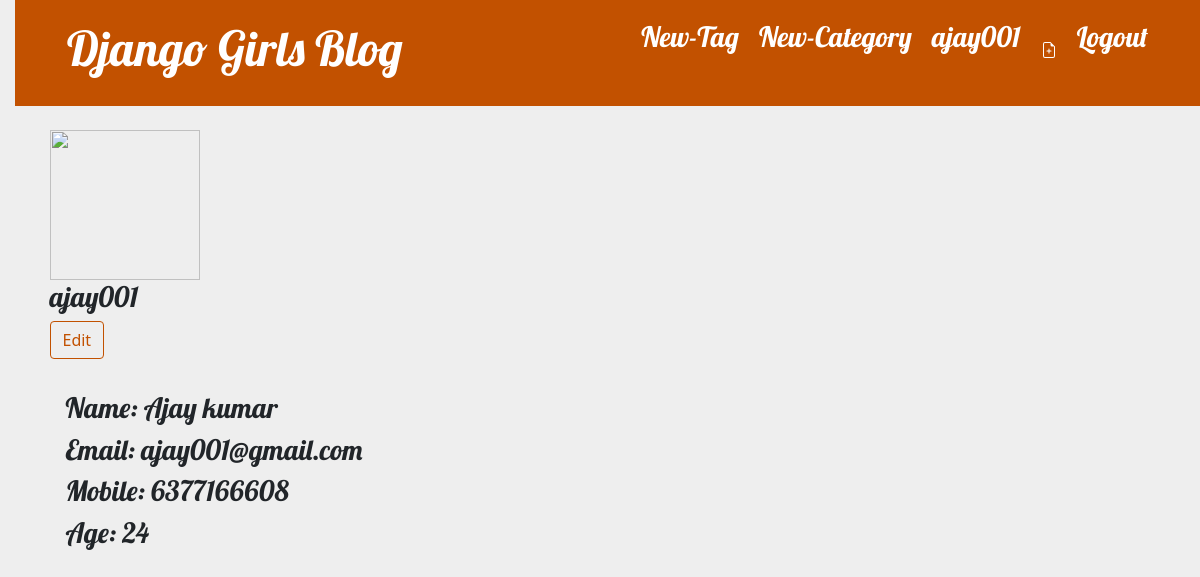
The app's page /profile (signed in) with its own data.
### blog/models.py (models this page shows)
class User(AbstractUser):
    age = models.IntegerField(default=18)
    mobile = models.CharField(max_length=10)

### blog/views.py (the view)
# urls.py: path('profile', views.profile, name='user-profile'),
@login_required
def profile(request):
    user = request.user
    return render(request, 'auth/profile.html', {"user": user})

### blog/templates/auth/profile.html
{% extends 'blog/base.html' %}
{% block content %}
    {% if user.is_authenticated %}
    <div class="mt-4">
        <img src="{{ user.userprofile.profile_picture.url }}" width = "150" height = "150"  />
        <h3>{{ user.username }}</h3>
        <a class="btn btn-secondary" href="{% url 'profile_edit' %}">
            Edit
            </a>
        <div class="row my-3 p-3">
            <h3>Name: {{ user.first_name |capfirst }} {{ user.last_name }}</h3>
            <h3>Email: {{ user.email }}</h3>
            <h3>Mobile: {{ user.mobile }}</h3>
            <h3>Age: {{ user.age }}</h3>
        </div>
    </div>
    {% endif %}
{% endblock %}

### blog/templates/blog/base.html (shortened to what this page needs)
{% load static %}
<!DOCTYPE html>
<html>
    <head>
        <link rel="stylesheet" href="https://cdn.jsdelivr.net/npm/bootstrap@5.1.3/dist/css/bootstrap.min.css">
        <link rel="stylesheet" href="{% static 'css/blog.css' %}">
    </head>
    <body>
        <header class="page-header">
          <div class="container">
            {% if user.is_authenticated %}
                <a href="{% url 'logout_view' %}" class="top-menu">
                    <h3>Logout</h3>
                </a>
                <a href="{% url 'post_new' %}" class="top-menu">
                </a>
                <a href="{% url 'user-profile' %}" class="top-menu">
                    <h3>{{user.username}}</h3>
                </a>
                <a href="{% url 'new_category' %}" class="top-menu">
                   <h3> New-Category</h3>
                </a>
                <a href="{% url 'new_tag' %}" class="top-menu">
                    <h3> New-Tag</h3>
                 </a>
            {% else %}
            <a href="{% url 'login_view' %}" class="top-menu">
                Login
            </a>
            {% endif %}
            <h1><a href="/">Django Girls Blog</a></h1>
          </div>
        </header>
        <main class="container">
            <div class="row">
                <div class="col">
                    {% block content %}
                    {% endblock %}
                </div>
            </div>
        </main>
    </body>
</html>

### blog/static/css/blog.css (style rules this page uses)
* { margin:0; padding:0 }
a,a:hover { text-decoration: none; }
body { background-color: #eee!important; }
h1 a, h2 a { color: #C25100; font-family: 'Lobster'; }
body { padding-left: 15px; }
.page-header { background-color: #C25100; margin-top: 0; padding: 20px 20px 20px 40px; }
.page-header h1, .page-header h1 a, .page-header h1 a:visited, .page-header h1 a:active { color: #ffffff; font-size: 36pt; text-decoration: none; }
h1, h2, h3, h4 { font-family: 'Lobster', cursive; }
.top-menu, .top-menu:hover, .top-menu:visited { color: #ffffff; float: right; font-size: 26pt; margin-right: 20px; }
.btn-secondary, .btn-secondary:visited { color: #C25100; background: none; border-color: #C25100; }

### records on screen
User: username "ajay001", first_name "Ajay", last_name "kumar", email "ajay001@gmail.com", mobile "6377166608", age "24"
